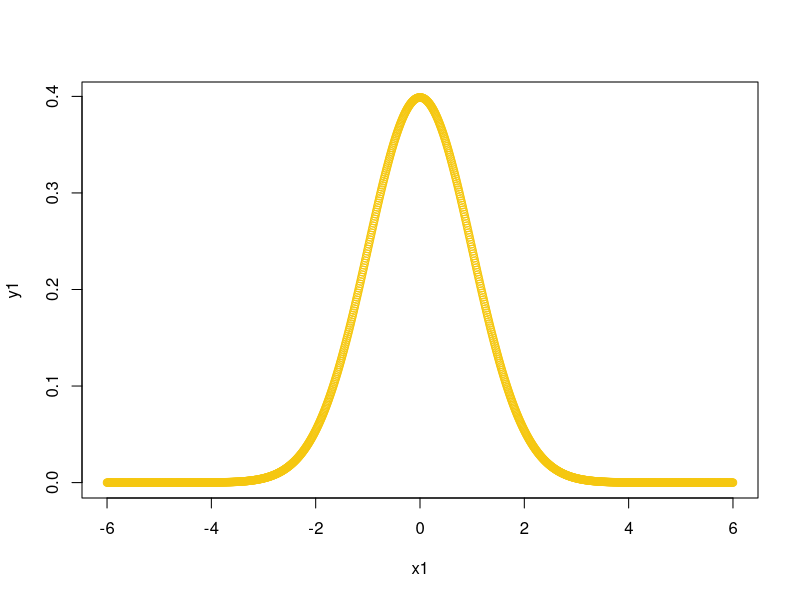
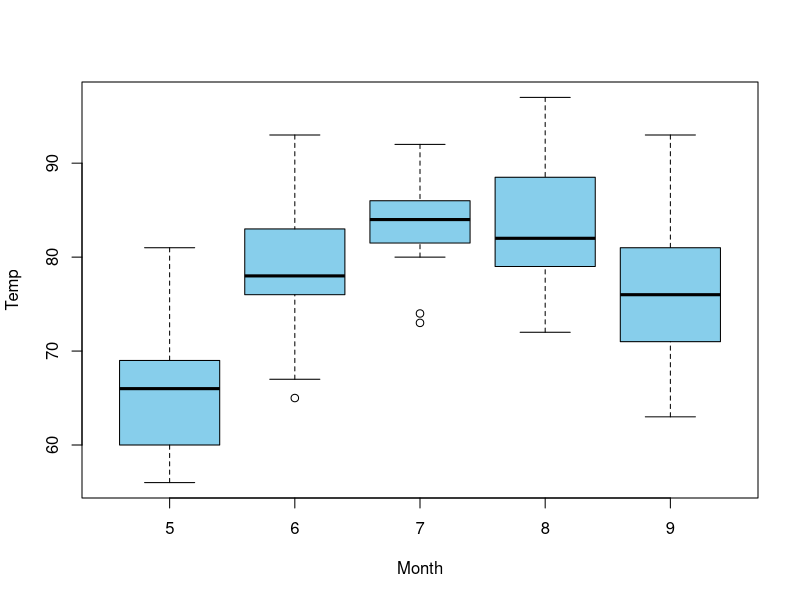
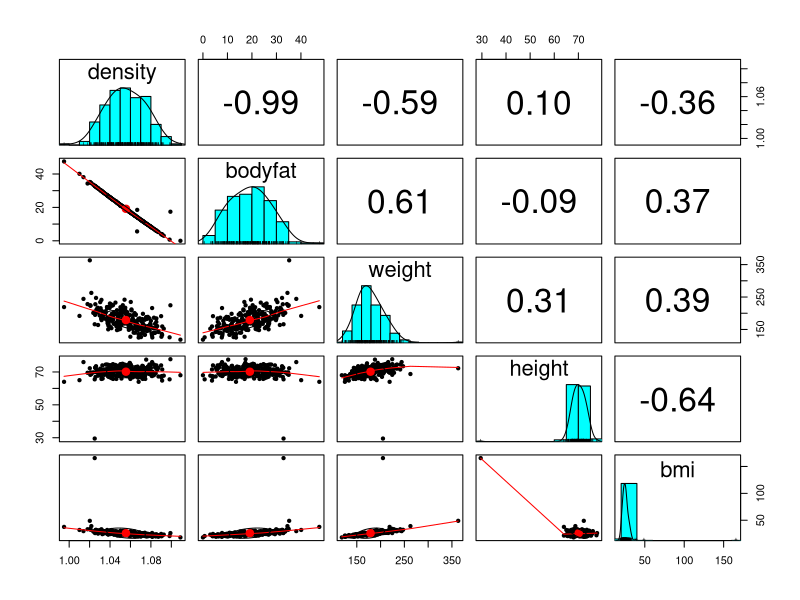

Reproduce these figures in R, in order.
## ---- chunk 1
knitr::opts_chunk$set(echo = TRUE)
## ---- chunk 2
library(psych)
## ---- chunk 3
x1 = seq(from = -6, to = 6, by = 0.01)
y1 = dnorm(x1)
plot(x1, y1, col = 7)
## ---- chunk 4
data(airquality)
str(airquality)
airquality$Month <- as.factor(airquality$Month)
attach(airquality)
boxplot(Temp ~ Month, col = "skyblue")
## ---- chunk 5
FunData <- function(){
  ID = 1:20
  Gender = rep(c("M","F"),10)
  Age = c(19,20,19,20,21,22,23,19,18,24,21,22,19,20,21,23,21,22,20,18)
  Weight = rnorm(20, mean = 130, sd = 5)
  Height = rnorm(20, mean = 70, sd = 4)
  return(data.frame(ID,Gender,Age,Weight,Height))
}

df <- FunData()
df
## ---- chunk 6
attach(df)
tapply(Age, Gender, mean)

tapply(Weight, Gender, mean)

tapply(Height, Gender, mean)
## ---- chunk 7
bodyfat <- read.csv("bodyfat.csv")
str(bodyfat)

bmi <- 703*bodyfat$weight/bodyfat$height^2
bodyfat <- cbind(bodyfat,bmi)

head(bodyfat)
summary(bodyfat)
## ---- chunk 8
pairs.panels(bodyfat[,c(1,2,4,5,16)])
